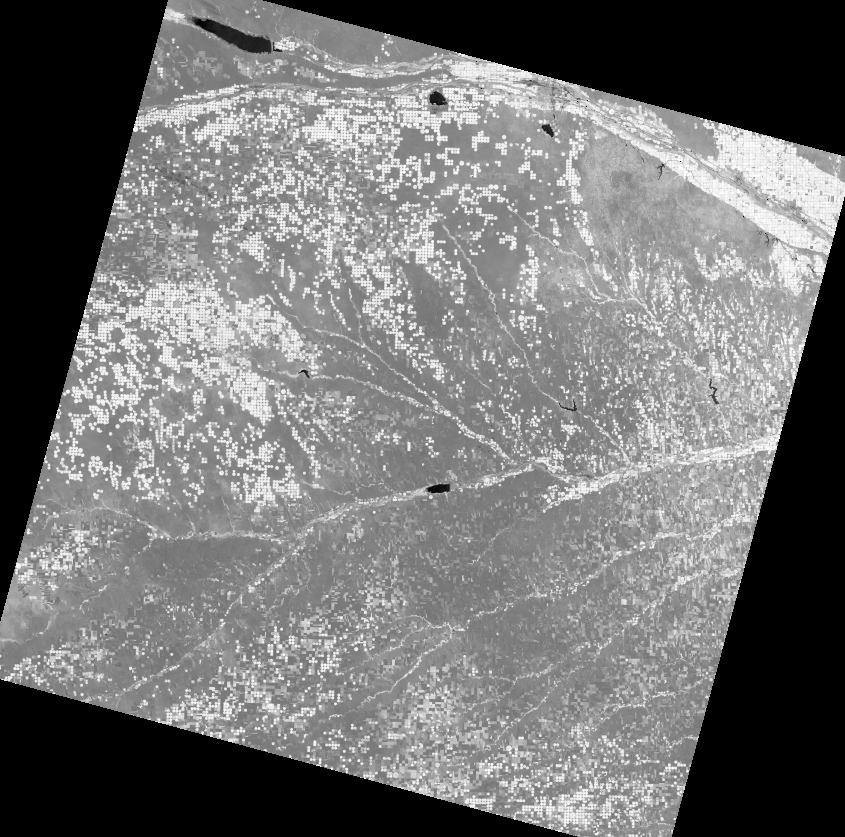
#> input picture input/Utilities/LC08_L1TP_031032_20220804_20220817_02_T1_NDVI_adj_Filtered.tif, 845 x 837 px
$ python ScatterPlotVsClasses.py
#> lines starting #> are read from the running program, lines starting #| are printed output that depends on the picture
import numpy as np
import matplotlib.pyplot as plt
import tifffile
import seaborn as sns

# Example data, replace it with your actual image data
img_values = tifffile.imread(r"LC08_L1TP_031032_20220804_20220817_02_T1_NDVI_adj_Filtered.tif")
#> img_values is the input picture: shape (837, 845) float32; 28.16% of the values are NaN or infinite; the others: min -0.397, max 0.875, mean 0.4
class_values = tifffile.imread("LC2022_Filtered.tif")
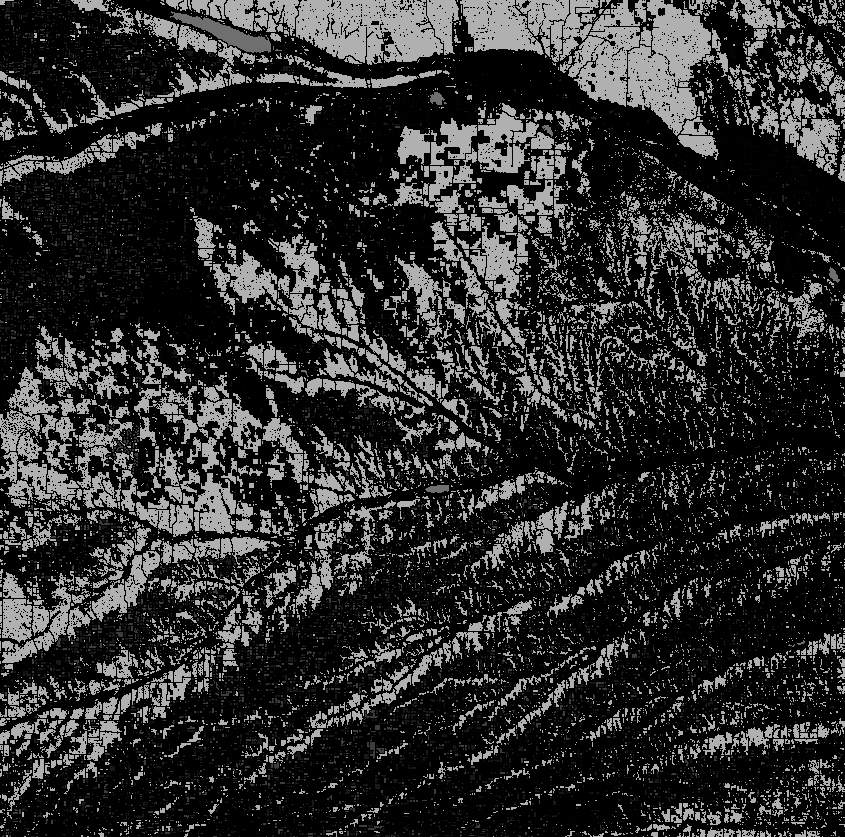
#> input picture input/Utilities/LC2022_Filtered.tif, 845 x 837 px
#> class_values is the input picture: shape (837, 845); min 0, max 236, mean 45.5
class_indices = np.unique(class_values) # Random class indices (0 to 4)
#> class_indices = 29 values from 0 to 236
colors = sns.color_palette("husl", len(class_indices))
#> colors = 29 items, first 6: (0.968, 0.441, 0.536), (0.97, 0.454, 0.402), (0.947, 0.483, 0.196), (0.854, 0.541, 0.195), (0.785, 0.575, 0.195), (0.726, 0.599, 0.194)
# Flatten the images to 1D arrays
flat_img_values = np.asarray(img_values).flatten()
flat_class_indices = np.asarray(class_values).flatten()

# Create a scatter plot
plt.figure(figsize=(8, 12))

# Plot each point with a color corresponding to its class
for i in range(len(class_indices)):
    classValue = class_indices[i]
    if classValue==0:
        continue
    color = colors[i]
    class_points = flat_img_values[flat_class_indices == classValue]
    xVals = [classValue] * len(class_points)
    plt.scatter(xVals, class_points, color=color, label=f'ID_{classValue}',s=2)
#> this loop made 29 passes
#> (classValue, color) on passes 2, 3, 4, 5, 6, 8, 9, 11, 12, 13, 14, 15: (1, (0.97, 0.454, 0.402)), (4, (0.947, 0.483, 0.196)), (5, (0.854, 0.541, 0.195)), (6, (0.785, 0.575, 0.195)), (13, (0.726, 0.599, 0.194)), (23, (0.609, 0.637, 0.194)), (24, (0.536, 0.656, 0.193)), (28, (0.205, 0.702, 0.192)), (29, (0.198, 0.695, 0.416)), (36, (0.203, 0.689, 0.512)), (37, (0.206, 0.684, 0.574)), (41, (0.209, 0.679, 0.622))
#> (classValue, color, class_points, xVals) on passes 7, 22, 23, 26, 28: (21, (0.669, 0.619, 0.194), [0.24, nan, nan], [21, 21, 21]), (121, (0.547, 0.58, 0.958), [0.696, 0.647, 0.528, nan, nan], [121, 121, 121, 121, 121]), (124, (0.671, 0.539, 0.958), [0.0895], [124]), (195, (0.959, 0.371, 0.907), [0.425, 0.424, 0.467, nan, nan, nan, 0.569, 0.43], [195, 195, 195, 195, 195, 195, 195, 195]), (228, (0.964, 0.413, 0.724), [nan, nan], [228, 228])

# Customize the plot
plt.title('NDVI Values vs. Class Index after NxN filtering.')
plt.xlabel('Class Index')
plt.ylabel('Pixel Values')
plt.legend()
plt.savefig("NDVI_Vs_ClassIndex_Cleaned.png")
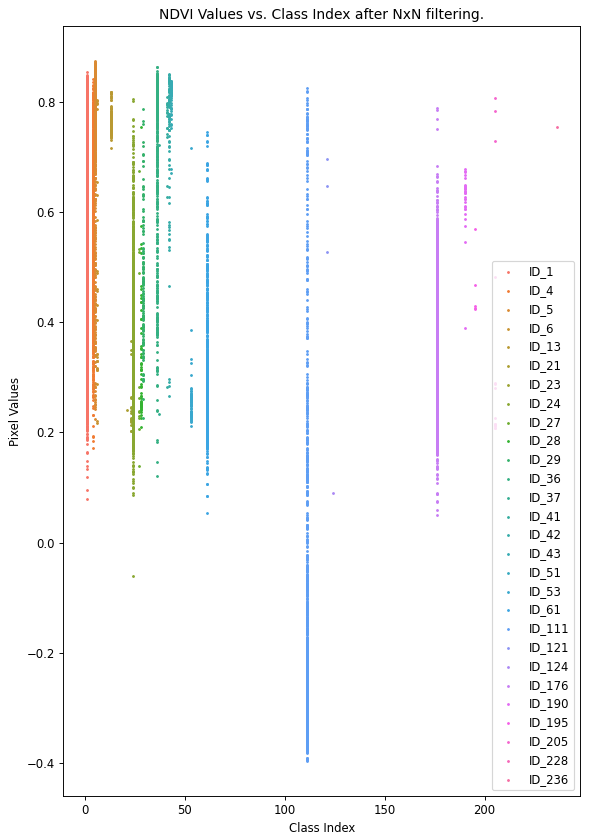
#> figure drawn by matplotlib, 1 panel

plt.close()
print("")
